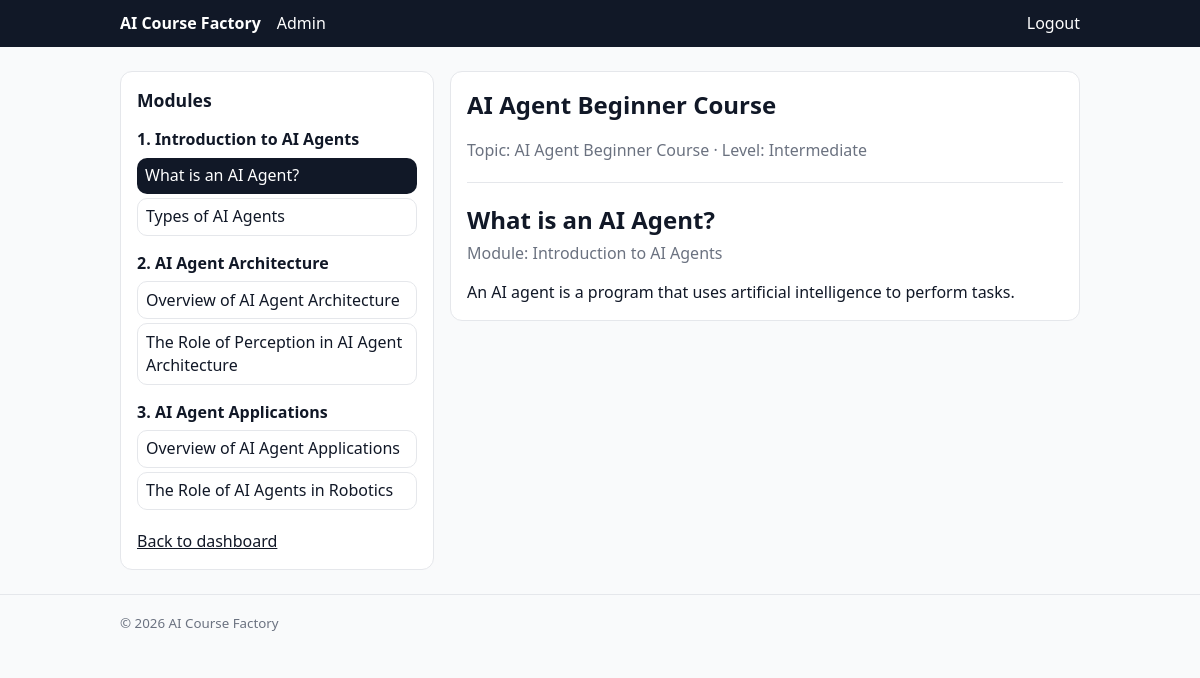
/course/1/ (signed in), run on the app's committed database.
### dashboard/models.py (models this page shows, shortened)
class Module(models.Model):
    course = models.ForeignKey(
        Course,
        on_delete=models.CASCADE,
        related_name="modules",
    )
    title = models.CharField(max_length=255)
    order = models.PositiveIntegerField()
    class Meta:
        ordering = ["order"]

class Lesson(models.Model):
    module = models.ForeignKey(
        Module,
        on_delete=models.CASCADE,
        related_name="lessons",
    )
    title = models.CharField(max_length=255)
    content = models.TextField()
    order = models.PositiveIntegerField()
    class Meta:
        ordering = ["order"]

class Course(models.Model):
    user = models.ForeignKey(
        "auth.User",
        on_delete=models.CASCADE,
        related_name="courses",
    )
    title = models.CharField(max_length=255)
    topic = models.CharField(max_length=255)
    level = models.CharField(max_length=50)
    created_at = models.DateTimeField(auto_now_add=True)

### dashboard/views.py (the view, shortened to what this page needs)
# urls.py: path("course/<int:course_id>/", dashboard_views.course_detail, name="course_detail"),
@login_required(login_url="/login/")
def course_detail(request, course_id: int):
    course = get_object_or_404(
        Course.objects.prefetch_related("modules__lessons", "modules__quizzes"),
        id=course_id,
        user=request.user,
    )
    lesson_id = request.GET.get("lesson")
    active_lesson = None
    if not active_lesson:
        active_lesson = (
            Lesson.objects.select_related("module")
            .filter(module__course=course)
            .order_by("module__order", "order")
            .first()
        )
    active_module = active_lesson.module if active_lesson else None
    return render(
        request,
        "dashboard/course_detail.html",
        {
            "course": course,
            "active_lesson": active_lesson,
            "active_module": active_module,
        },
    )

### templates/dashboard/course_detail.html (shortened to what this page needs)
{% extends "base.html" %}
{% block content %}
  <div style="max-width: 1100px; margin: 0 auto; display: flex; gap: 1rem; align-items: flex-start;">
    <aside class="card" style="width: 280px; position: sticky; top: 1rem;">
      <h2 style="margin-top: 0; font-size: 1.1rem;">Modules</h2>
      {% for module in course.modules.all %}
        <div style="margin-bottom: 1rem;">
          <div style="font-weight: 700; margin-bottom: 0.4rem;">
            {{ module.order }}. {{ module.title }}
          </div>
          <ul style="list-style: none; padding-left: 0; margin: 0; display: grid; gap: 0.25rem;">
            {% for lesson in module.lessons.all %}
              {% if active_lesson and lesson.id == active_lesson.id %}
                <li>
                  <a
                    href="{% url 'course_detail' course_id=course.id %}?lesson={{ lesson.id }}"
                    style="display: block; text-decoration: none; padding: 0.4rem 0.5rem; border-radius: 10px; background: #111827; color: #fff;"
                  >
                    {{ lesson.title }}
                  </a>
                </li>
              {% else %}
                <li>
                  <a
                    href="{% url 'course_detail' course_id=course.id %}?lesson={{ lesson.id }}"
                    style="display: block; text-decoration: none; padding: 0.4rem 0.5rem; border-radius: 10px; border: 1px solid var(--border); background: #fff;"
                  >
                    {{ lesson.title }}
                  </a>
                </li>
              {% endif %}
            {% endfor %}
          </ul>
        </div>
      {% endfor %}
      <a href="/dashboard/" style="display: inline-block; margin-top: 0.25rem;">Back to dashboard</a>
    </aside>
    <section class="card" style="flex: 1;">
      <h1 style="margin-top: 0;">{{ course.title }}</h1>
      <p style="margin-top: -0.25rem; color: var(--muted);">
        Topic: {{ course.topic }} &middot; Level: {{ course.level }}
      </p>
      <hr style="border: none; border-top: 1px solid var(--border); margin: 1.25rem 0;" />
      {% if active_lesson %}
        <h2 style="margin: 0 0 0.25rem 0;">{{ active_lesson.title }}</h2>
        {% if active_module %}
          <p style="margin: 0 0 1rem 0; color: var(--muted);">Module: {{ active_module.title }}</p>
        {% endif %}
        <div style="white-space: pre-wrap;">{{ active_lesson.content }}</div>
      {% else %}
        <p style="margin: 0;">No lessons found for this course.</p>
      {% endif %}
    </section>
  </div>
{% endblock %}

### templates/base.html (shortened to what this page needs)
{% load static %}
<!doctype html>
<html lang="en">
  <head>
  </head>
  <body>
    {% include "partials/navbar.html" %}
    <main>
      {% block content %}{% endblock %}
    </main>
    {% include "partials/footer.html" %}
  </body>
</html>

### templates/partials/navbar.html (shortened to what this page needs)
<header style="background: var(--brand); color: #fff; padding: 0.75rem 1rem;">
  <nav style="max-width: 960px; margin: 0 auto; display: flex; gap: 1rem; align-items: center;">
    <a href="/" style="color: #fff; text-decoration: none; font-weight: 600;">AI Course Factory</a>
    <a href="/admin/" style="color: #fff; text-decoration: none;">Admin</a>
    {% if request.user.is_authenticated %}
      <a href="/logout/" style="color: #fff; text-decoration: none;">Logout</a>
    {% else %}
      <a href="/login/" style="color: #fff; text-decoration: none;">Login</a>
    {% endif %}
  </nav>
</header>

### templates/partials/footer.html
<footer style="border-top: 1px solid var(--border); color: var(--muted); padding: 1rem;">
  <div style="max-width: 960px; margin: 0 auto;">
    <small>&copy; {% now "Y" %} AI Course Factory</small>
  </div>
</footer>

### templates/base.html (style rules this page uses)
:root { --bg: #f9fafb; --fg: #111827; --muted: #6b7280; --border: #e5e7eb; --brand: #111827; }
body { margin: 0; background: var(--bg); color: var(--fg); font-family: system-ui, -apple-system, Segoe UI, Roboto, Arial, sans-serif; line-height: 1.45; }
main { max-width: 960px; margin: 0 auto; padding: 1.5rem 1rem; }
.card { background: #fff; border: 1px solid var(--border); border-radius: 12px; padding: 1rem; }
a { color: inherit; }

### data on the page
Module: order "1", title "Introduction to AI Agents"
Lesson: title "What is an AI Agent?", content "An AI agent is a program that uses artificial intelligence to perform tasks."
Lesson: title "Types of AI Agents"
Module: order "2", title "AI Agent Architecture"
Lesson: title "Overview of AI Agent Architecture"
Lesson: title "The Role of Perception in AI Agent Architecture"
Module: order "3", title "AI Agent Applications"
Lesson: title "Overview of AI Agent Applications"
Lesson: title "The Role of AI Agents in Robotics"
Course: title "AI Agent Beginner Course", topic "AI Agent Beginner Course", level "Intermediate"
